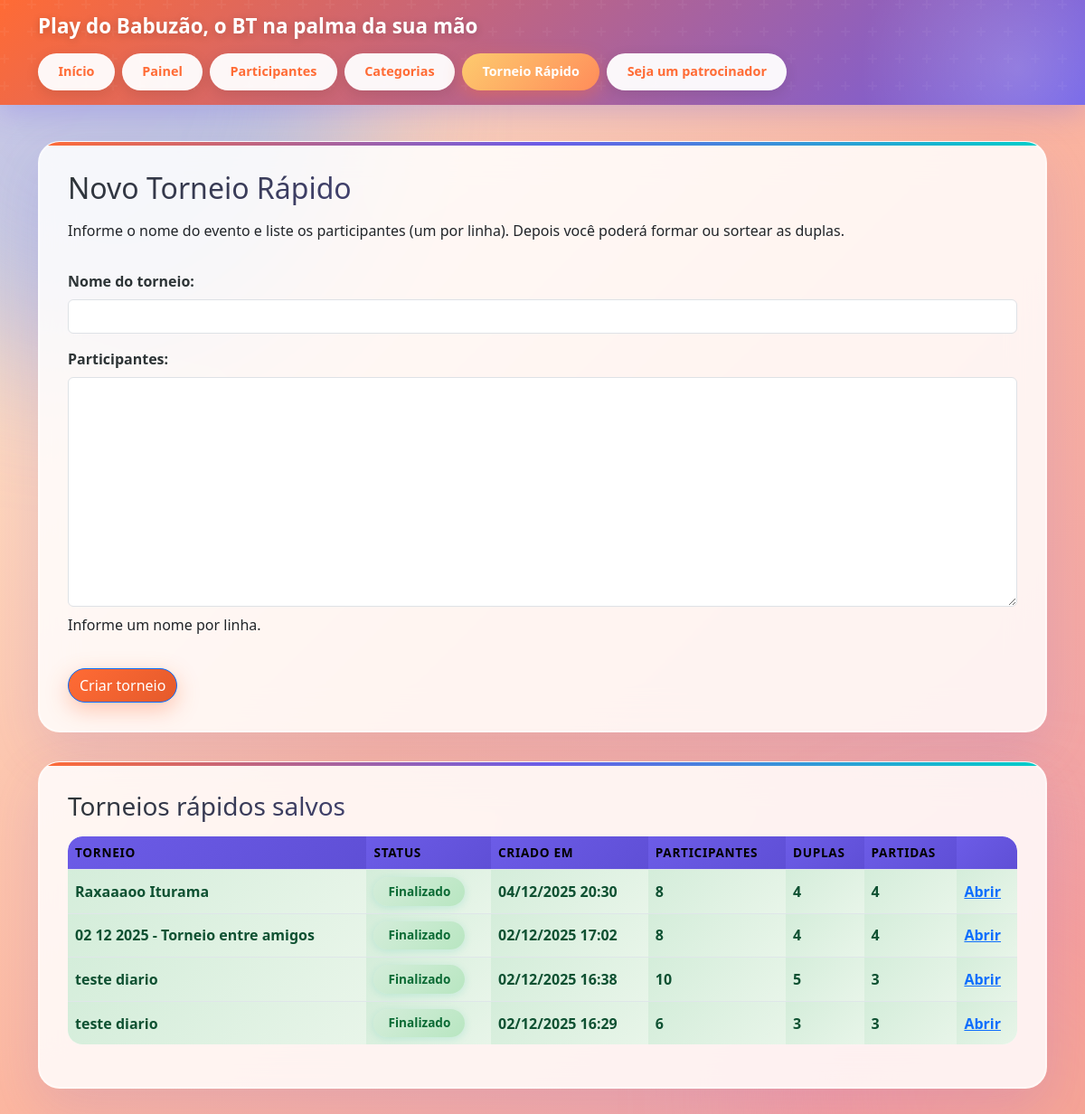
Page /torneio-rapido/ on the earlier database version.
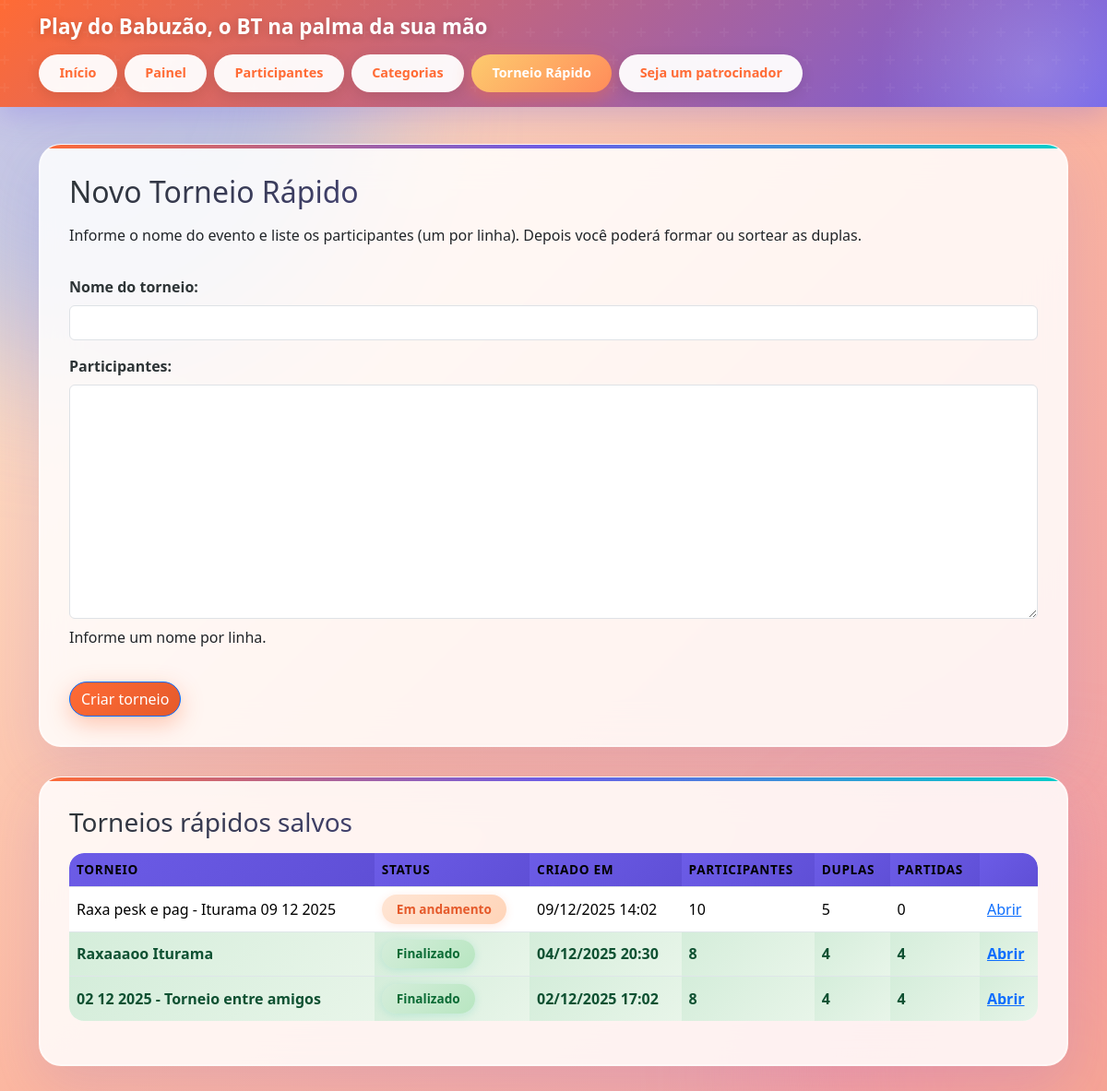
Same page on the later database version.
### tournaments/models.py (models this page shows, shortened)
class DailyGuide(models.Model):
	class PairingMode(models.TextChoices):
		UNDECIDED = "undecided", "Definir depois"
		MANUAL = "manual", "Manual"
		RANDOM = "random", "Sorteio"
	name = models.CharField(max_length=120)
	pairing_mode = models.CharField(
		max_length=10,
		choices=PairingMode.choices,
		default=PairingMode.UNDECIDED,
	)
	champion = models.ForeignKey(
		"DailyTeam",
		on_delete=models.SET_NULL,
		related_name="champion_guides",
		null=True,
		blank=True,
	)
	runner_up = models.ForeignKey(
		"DailyTeam",
		on_delete=models.SET_NULL,
		related_name="runner_up_guides",
		null=True,
		blank=True,
	)
	third_place = models.ForeignKey(
		"DailyTeam",
		on_delete=models.SET_NULL,
		related_name="third_place_guides",
		null=True,
		blank=True,
	)
	finished_at = models.DateTimeField(null=True, blank=True)
	created_at = models.DateTimeField(auto_now_add=True)
	class Meta:
		ordering = ("-created_at", "name")

### tournaments/views.py (the view, shortened to what this page needs)
# urls.py: path("torneio-rapido/", views.daily_guide_setup, name="daily_guide_setup"),
def daily_guide_setup(request):
	form = DailyGuideSetupForm(request.POST or None)
	guides = (
		DailyGuide.objects.annotate(
			participant_total=Count("participants", distinct=True),
			team_total=Count("daily_teams", distinct=True),
			match_total=Count("matches", distinct=True),
		)
		.order_by("-created_at")
	)
	return render(
		request,
		"tournaments/daily_guide_setup.html",
		{"form": form, "guides": guides},
	)

### tournaments/forms.py (shortened to what this page needs)
class DailyGuideSetupForm(forms.Form):
    guide_name = forms.CharField(label="Nome do torneio", max_length=120)
    participant_names = forms.CharField(
        label="Participantes",
        widget=forms.Textarea,
        help_text="Informe um nome por linha.",
    )

### tournaments/templates/tournaments/daily_guide_setup.html (shortened to what this page needs)
{% extends "base.html" %}
{% block content %}
<section class="card">
    <h2>Novo Torneio Rápido</h2>
    <p>Informe o nome do evento e liste os participantes (um por linha). Depois você poderá formar ou sortear as duplas.</p>
    <form method="post">
        {{ form.as_p }}
        <button type="submit">Criar torneio</button>
    </form>
</section>
<section class="card">
    <h3>Torneios rápidos salvos</h3>
    {% if guides %}
        <div class="table-wrapper">
            <table>
                <thead>
                    <tr>
                        <th>Torneio</th>
                        <th>Status</th>
                        <th>Criado em</th>
                        <th>Participantes</th>
                        <th>Duplas</th>
                        <th>Partidas</th>
                        <th></th>
                    </tr>
                </thead>
                <tbody>
                    {% for guide in guides %}
                        <tr class="{% if guide.finished_at %}daily-guide-row--finished{% endif %}">
                            <td>{{ guide.name }}</td>
                            <td>
                                {% if guide.finished_at %}
                                    <span class="status-badge status-badge--success">Finalizado</span>
                                {% else %}
                                    <span class="status-badge">Em andamento</span>
                                {% endif %}
                            </td>
                            <td>{{ guide.created_at|date:"d/m/Y H:i" }}</td>
                            <td>{{ guide.participant_total }}</td>
                            <td>{{ guide.team_total }}</td>
                            <td>{{ guide.match_total }}</td>
                            <td><a href="{% url 'tournaments:daily_guide_detail' guide.pk %}">Abrir</a></td>
                        </tr>
                    {% endfor %}
                </tbody>
            </table>
        </div>
    {% else %}
        <p class="muted-text">Nenhum Torneio Rápido foi salvo até agora. Crie o primeiro usando o formulário acima.</p>
    {% endif %}
</section>
{% endblock %}

Differences in the rows shown:
removed DailyGuide: name "teste diario", shows "Finalizado", created_at "02/12/2025 16:38", participant_total "10", team_total "5", match_total "3"
removed DailyGuide: name "teste diario", shows "Finalizado", created_at "02/12/2025 16:29", participant_total "6", team_total "3", match_total "3"
added DailyGuide: name "Raxa pesk e pag - Iturama 09 12 2025", shows "Em andamento", created_at "09/12/2025 14:02", participant_total "10", team_total "5", match_total "0"
